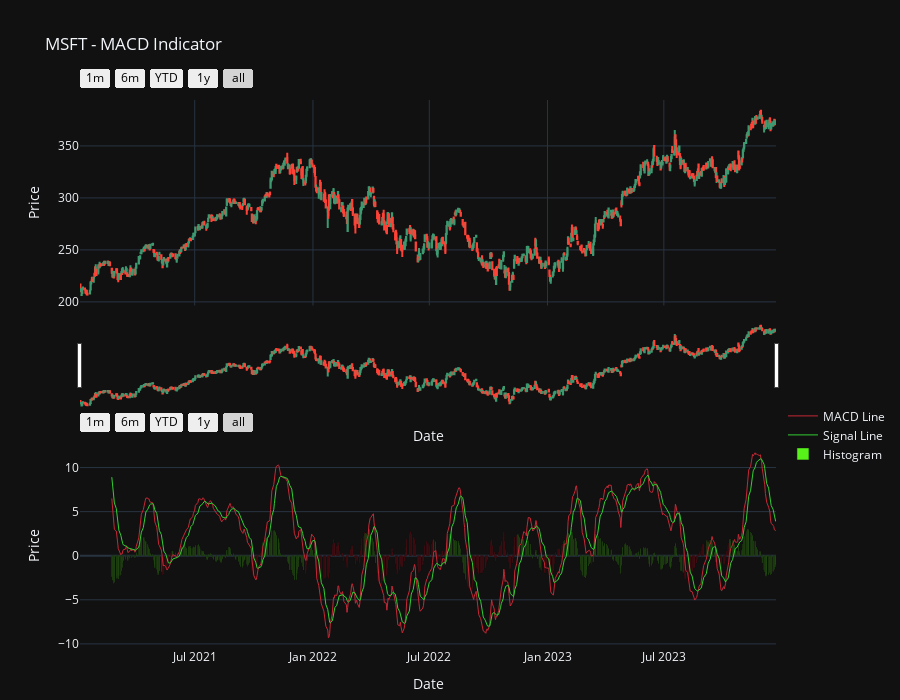

Notebook code for this chart:
### Code cell
analysis = pd.DataFrame()
analysis['macd'],analysis['macdSignal'], analysis['macdHist'] = ta.MACD(df.Close, fastperiod=12, slowperiod=26, signalperiod=9)

fig8=make_subplots(rows=2,cols=1, vertical_spacing=0.25,shared_xaxes=True)
fig8.append_trace(go.Candlestick(x=df.index, open=df['Open'], high=df['High'], low=df['Low'],
                                      close=df['Close'],showlegend=False, name='Candlestick'), row=1,col=1)

fig8.append_trace(go.Scatter(x=df.index, y=analysis['macd'], line=dict(color='#C42836', width=1),
                             name='MACD Line'), row=2,col=1)

fig8.append_trace(go.Scatter(x=df.index, y=analysis['macdSignal'], line=dict(color='limegreen', width=1),
                             name='Signal Line'), row=2,col=1)

colors = np.where(analysis['macd'] < 0, '#EA071C', '#57F219')

fig8.append_trace(go.Bar(x=df.index, y=analysis['macdHist'], marker_color=colors,
                             name='Histogram'), row=2,col=1)

# Update y  & x axis labels
fig8.update_yaxes(title_text='Price')
fig8.update_xaxes(title_text='Date')
    
# Change the Close to Price for the legend label
fig8.data[0].name = 'Price'

# Sets customized padding
set_padding(fig8)

fig8.update_xaxes(
    rangeselector=dict(
        buttons=list([
            dict(count=1, label='1m', step='month', stepmode='backward'),
            dict(count=6, label='6m', step='month', stepmode='backward'),
            dict(count=1, label='YTD', step='year', stepmode='todate'),
            dict(count=1, label='1y', step='year', stepmode='backward'),
            dict(step='all')
        ])
    )
)

# Make it pretty
layout8 = go.Layout(template=TEMPLATE, title=TICKER + ' - MACD Indicator', height=700, xaxis_rangeslider_visible = False,
                    xaxis1=dict(rangeselector=dict(font=dict(color='black'))),
                    xaxis2=dict(rangeselector=dict(font=dict(color='black'))))
fig8.update_layout(layout8)
fig8.update_layout(legend=dict(yanchor='top',y=0.45,xanchor='left',x=1.01))
fig8.show()

### Figure 1 — Plotly figure (JSON) as saved in the notebook; plotly's stock layout.template omitted (floating-point values rounded to 4 significant figures; data arrays with more than 128 entries replaced by an {"elided": "..."} marker saying what was removed)
{"data": [{"close": {"elided": "749 float values"}, "high": {"elided": "749 float values"}, "low": {"elided": "749 float values"}, "name": "Price", "open": {"elided": "749 float values"}, "showlegend": false, "x": {"elided": "749 str values"}, "type": "candlestick", "xaxis": "x", "yaxis": "y"}, {"line": {"color": "#C42836", "width": 1}, "name": "MACD Line", "x": {"elided": "749 str values"}, "y": {"elided": "749 float values"}, "type": "scatter", "xaxis": "x2", "yaxis": "y2"}, {"line": {"color": "limegreen", "width": 1}, "name": "Signal Line", "x": {"elided": "749 str values"}, "y": {"elided": "749 float values"}, "type": "scatter", "xaxis": "x2", "yaxis": "y2"}, {"marker": {"color": {"elided": "749 str values"}}, "name": "Histogram", "x": {"elided": "749 str values"}, "y": {"elided": "749 float values"}, "type": "bar", "xaxis": "x2", "yaxis": "y2"}], "layout": {"xaxis": {"anchor": "y", "domain": [0.0, 1.0], "matches": "x2", "showticklabels": false, "title": {"text": "Date"}, "rangeselector": {"buttons": [{"count": 1, "label": "1m", "step": "month", "stepmode": "backward"}, {"count": 6, "label": "6m", "step": "month", "stepmode": "backward"}, {"count": 1, "label": "YTD", "step": "year", "stepmode": "todate"}, {"count": 1, "label": "1y", "step": "year", "stepmode": "backward"}, {"step": "all"}], "font": {"color": "black"}}}, "yaxis": {"anchor": "x", "domain": [0.625, 1.0], "title": {"text": "Price"}}, "xaxis2": {"anchor": "y2", "domain": [0.0, 1.0], "title": {"text": "Date"}, "rangeselector": {"buttons": [{"count": 1, "label": "1m", "step": "month", "stepmode": "backward"}, {"count": 6, "label": "6m", "step": "month", "stepmode": "backward"}, {"count": 1, "label": "YTD", "step": "year", "stepmode": "todate"}, {"count": 1, "label": "1y", "step": "year", "stepmode": "backward"}, {"step": "all"}], "font": {"color": "black"}}}, "yaxis2": {"anchor": "x2", "domain": [0.0, 0.375], "title": {"text": "Price"}}, "margin": {"b": 10, "r": 10}, "title": {"text": "MSFT - MACD Indicator"}, "height": 700, "legend": {"yanchor": "top", "y": 0.45, "xanchor": "left", "x": 1.01}}}
